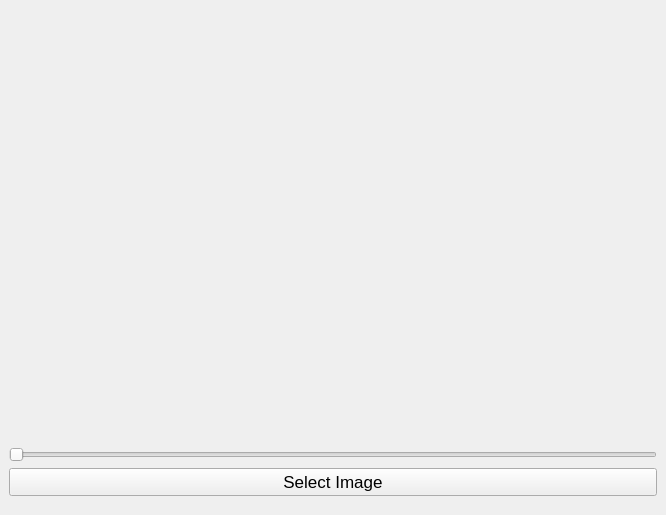
<?xml version="1.0" encoding="UTF-8"?>
<ui version="4.0">
 <class>MainWindow</class>
 <widget class="QMainWindow" name="MainWindow">
  <property name="geometry">
   <rect>
    <x>0</x>
    <y>0</y>
    <width>666</width>
    <height>515</height>
   </rect>
  </property>
  <property name="windowTitle">
   <string>MainWindow</string>
  </property>
  <widget class="QWidget" name="centralwidget">
   <layout class="QGridLayout" name="gridLayout">
    <item row="0" column="0">
     <layout class="QVBoxLayout" name="verticalLayout">
      <item>
       <widget class="QLabel" name="imageLabel">
        <property name="sizePolicy">
         <sizepolicy hsizetype="Expanding" vsizetype="Expanding">
          <horstretch>0</horstretch>
          <verstretch>0</verstretch>
         </sizepolicy>
        </property>
        <property name="text">
         <string/>
        </property>
       </widget>
      </item>
      <item>
       <widget class="QSlider" name="blurSlider">
        <property name="maximum">
         <number>100</number>
        </property>
        <property name="orientation">
         <enum>Qt::Horizontal</enum>
        </property>
       </widget>
      </item>
      <item>
       <widget class="QPushButton" name="openButton">
        <property name="sizePolicy">
         <sizepolicy hsizetype="Minimum" vsizetype="Minimum">
          <horstretch>0</horstretch>
          <verstretch>0</verstretch>
         </sizepolicy>
        </property>
        <property name="font">
         <font>
          <pointsize>13</pointsize>
         </font>
        </property>
        <property name="text">
         <string>Select Image</string>
        </property>
       </widget>
      </item>
      <item>
       <spacer name="horizontalSpacer">
        <property name="orientation">
         <enum>Qt::Horizontal</enum>
        </property>
        <property name="sizeType">
         <enum>QSizePolicy::Minimum</enum>
        </property>
        <property name="sizeHint" stdset="0">
         <size>
          <width>100</width>
          <height>10</height>
         </size>
        </property>
       </spacer>
      </item>
     </layout>
    </item>
   </layout>
  </widget>
 </widget>
 <resources/>
 <connections>
  <connection>
   <sender>openButton</sender>
   <signal>clicked()</signal>
   <receiver>MainWindow</receiver>
   <slot>createFileDialog()</slot>
   <hints>
    <hint type="sourcelabel">
     <x>294</x>
     <y>482</y>
    </hint>
    <hint type="destinationlabel">
     <x>231</x>
     <y>495</y>
    </hint>
   </hints>
  </connection>
  <connection>
   <sender>blurSlider</sender>
   <signal>valueChanged(int)</signal>
   <receiver>MainWindow</receiver>
   <slot>setBlurEffectOnImage()</slot>
   <hints>
    <hint type="sourcelabel">
     <x>72</x>
     <y>445</y>
    </hint>
    <hint type="destinationlabel">
     <x>79</x>
     <y>440</y>
    </hint>
   </hints>
  </connection>
 </connections>
 <slots>
  <slot>createFileDialog()</slot>
  <slot>setBlurEffectOnImage()</slot>
 </slots>
</ui>
